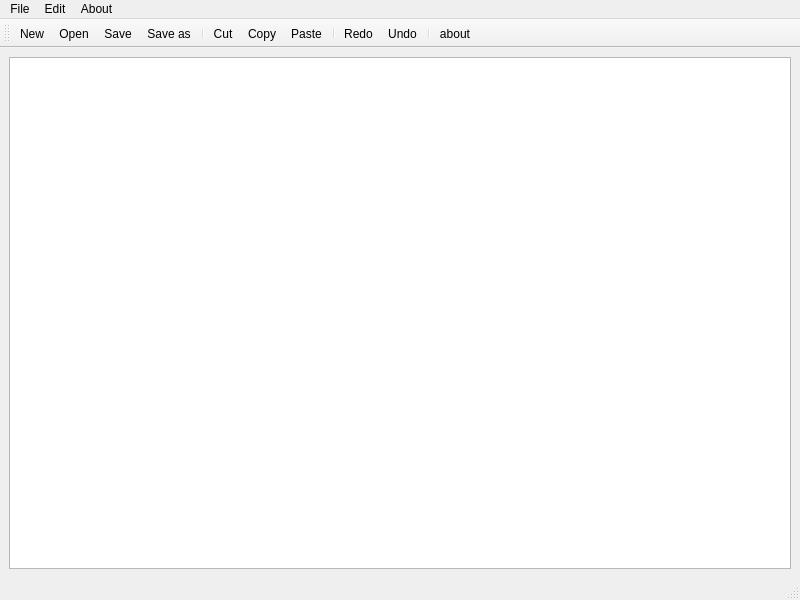
<?xml version="1.0" encoding="UTF-8"?>
<ui version="4.0">
 <class>MainWindow</class>
 <widget class="QMainWindow" name="MainWindow">
  <property name="geometry">
   <rect>
    <x>0</x>
    <y>0</y>
    <width>800</width>
    <height>600</height>
   </rect>
  </property>
  <property name="windowTitle">
   <string>MainWindow</string>
  </property>
  <widget class="QWidget" name="centralwidget">
   <layout class="QHBoxLayout" name="horizontalLayout">
    <item>
     <widget class="QTextEdit" name="textEdit"/>
    </item>
   </layout>
  </widget>
  <widget class="QMenuBar" name="menubar">
   <property name="geometry">
    <rect>
     <x>0</x>
     <y>0</y>
     <width>800</width>
     <height>21</height>
    </rect>
   </property>
   <widget class="QMenu" name="menuFile">
    <property name="title">
     <string>File</string>
    </property>
    <addaction name="actionNew"/>
    <addaction name="actionOpen"/>
    <addaction name="separator"/>
    <addaction name="actionSave_as"/>
   </widget>
   <widget class="QMenu" name="menuEdit">
    <property name="title">
     <string>Edit</string>
    </property>
    <addaction name="actionCut"/>
    <addaction name="actionCopy"/>
    <addaction name="actionPaste"/>
    <addaction name="separator"/>
    <addaction name="actionRedo"/>
    <addaction name="actionUndo"/>
   </widget>
   <widget class="QMenu" name="menuAbout">
    <property name="title">
     <string>About</string>
    </property>
    <addaction name="actionabout"/>
   </widget>
   <addaction name="menuFile"/>
   <addaction name="menuEdit"/>
   <addaction name="menuAbout"/>
  </widget>
  <widget class="QStatusBar" name="statusbar"/>
  <widget class="QToolBar" name="toolBar">
   <property name="windowTitle">
    <string>toolBar</string>
   </property>
   <attribute name="toolBarArea">
    <enum>TopToolBarArea</enum>
   </attribute>
   <attribute name="toolBarBreak">
    <bool>false</bool>
   </attribute>
   <addaction name="actionNew"/>
   <addaction name="actionOpen"/>
   <addaction name="actionSave"/>
   <addaction name="actionSave_as"/>
   <addaction name="separator"/>
   <addaction name="actionCut"/>
   <addaction name="actionCopy"/>
   <addaction name="actionPaste"/>
   <addaction name="separator"/>
   <addaction name="actionRedo"/>
   <addaction name="actionUndo"/>
   <addaction name="separator"/>
   <addaction name="actionabout"/>
  </widget>
  <action name="actionNew">
   <property name="icon">
    <iconset resource="Resource.qrc">
     <normaloff>:/rec/img/new.png</normaloff>:/rec/img/new.png</iconset>
   </property>
   <property name="text">
    <string>New</string>
   </property>
  </action>
  <action name="actionOpen">
   <property name="icon">
    <iconset resource="Resource.qrc">
     <normaloff>:/rec/img/open-book.png</normaloff>:/rec/img/open-book.png</iconset>
   </property>
   <property name="text">
    <string>Open</string>
   </property>
  </action>
  <action name="actionSave">
   <property name="icon">
    <iconset resource="Resource.qrc">
     <normaloff>:/rec/img/save-file-option.png</normaloff>:/rec/img/save-file-option.png</iconset>
   </property>
   <property name="text">
    <string>Save</string>
   </property>
  </action>
  <action name="actionSave_as">
   <property name="icon">
    <iconset resource="Resource.qrc">
     <normaloff>:/rec/img/save-as.png</normaloff>:/rec/img/save-as.png</iconset>
   </property>
   <property name="text">
    <string>Save as</string>
   </property>
  </action>
  <action name="actionCut">
   <property name="icon">
    <iconset resource="Resource.qrc">
     <normaloff>:/rec/img/paper-cutting.png</normaloff>:/rec/img/paper-cutting.png</iconset>
   </property>
   <property name="text">
    <string>Cut</string>
   </property>
  </action>
  <action name="actionCopy">
   <property name="icon">
    <iconset resource="Resource.qrc">
     <normaloff>:/rec/img/copy-documents-option.png</normaloff>:/rec/img/copy-documents-option.png</iconset>
   </property>
   <property name="text">
    <string>Copy</string>
   </property>
  </action>
  <action name="actionPaste">
   <property name="icon">
    <iconset resource="Resource.qrc">
     <normaloff>:/rec/img/paste.png</normaloff>:/rec/img/paste.png</iconset>
   </property>
   <property name="text">
    <string>Paste</string>
   </property>
  </action>
  <action name="actionRedo">
   <property name="icon">
    <iconset resource="Resource.qrc">
     <normaloff>:/rec/img/redo.png</normaloff>:/rec/img/redo.png</iconset>
   </property>
   <property name="text">
    <string>Redo</string>
   </property>
  </action>
  <action name="actionUndo">
   <property name="icon">
    <iconset resource="Resource.qrc">
     <normaloff>:/rec/img/undo.png</normaloff>:/rec/img/undo.png</iconset>
   </property>
   <property name="text">
    <string>Undo</string>
   </property>
  </action>
  <action name="actionabout">
   <property name="icon">
    <iconset resource="Resource.qrc">
     <normaloff>:/rec/img/about.png</normaloff>:/rec/img/about.png</iconset>
   </property>
   <property name="text">
    <string>about</string>
   </property>
  </action>
 </widget>
 <resources>
  <include location="Resource.qrc"/>
 </resources>
 <connections/>
</ui>
